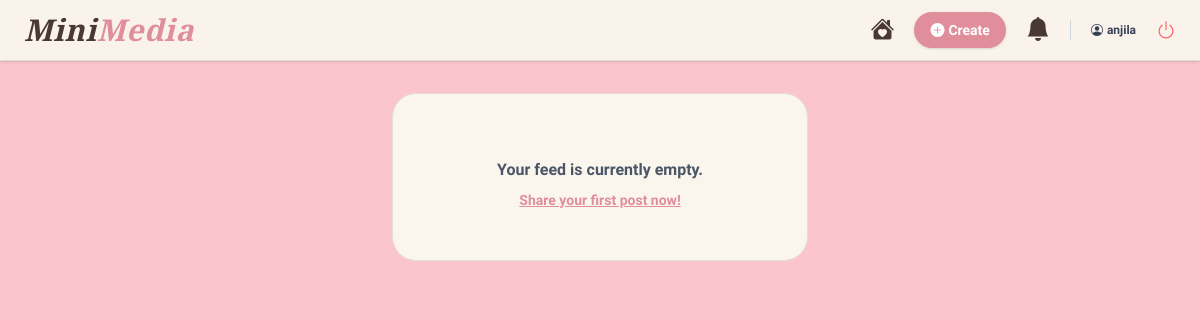
Page / (signed in) on the earlier database version.
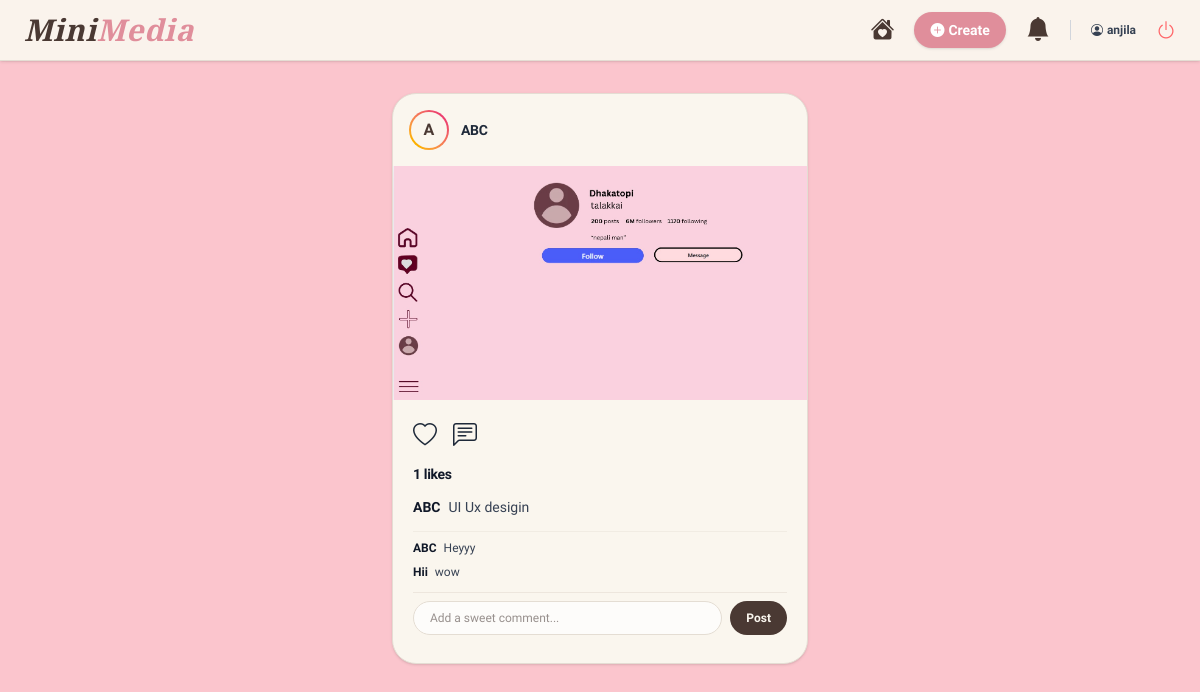
Same page on the later database version.
### social/models.py (models this page shows, shortened)
class Post(models.Model):
    user = models.ForeignKey(User, on_delete=models.CASCADE, related_name='posts')
    image = models.ImageField(upload_to='posts_images/')
    caption = models.TextField(max_length=500, blank=True)
    created_at = models.DateTimeField(auto_now_add=True)
    likes = models.ManyToManyField(User, related_name='liked_posts', blank=True)
    class Meta:
        ordering = ['-created_at']  # Naya post sadhai mathi dekhinchha

class Comment(models.Model):
    post = models.ForeignKey(Post, on_delete=models.CASCADE, related_name='comments')
    user = models.ForeignKey(User, on_delete=models.CASCADE)
    text = models.TextField(max_length=300)
    created_at = models.DateTimeField(auto_now_add=True)
    class Meta:
        ordering = ['created_at'] # पुराना कमेन्ट माथि, नयाँ तल आउँछन्
    from django.contrib.auth.models import User

### social/views.py (the view)
# urls.py: path('', views.home_view, name='home'),
@login_required(login_url='login')
def home_view(request):
    posts = Post.objects.all().order_by('-id')
    notifications = Notification.objects.filter(
        receiver=request.user
    ).order_by(
        '-created_at'
    )
    context = {
        'posts': posts,
        'notifications': notifications
    }
    return render(
        request,
        'home.html',
        context
    )

### social/templates/home.html (shortened to what this page needs)
<!DOCTYPE html>
<html lang="en">
<head>
    <script src="https://cdn.jsdelivr.net/npm/@tailwindcss/browser@4"></script>
    <link rel="stylesheet" href="https://cdn.jsdelivr.net/npm/bootstrap-icons@1.11.3/font/bootstrap-icons.min.css">
</head>
<body class="min-h-screen pb-12">
    <nav class="sticky top-0 z-50 bg-[#FAF6EE]/95 backdrop-blur-md border-b border-[#E4DDD3] px-6 py-3 shadow-sm flex items-center justify-between">
        <a href="{% url 'home' %}" class="brand-font text-3xl font-bold text-[#4A3933] tracking-wide italic">
            Mini<span class="text-[#E08E9B]">Media</span>
        </a>
        <div class="flex items-center gap-5">
            <a href="{% url 'home' %}" class="text-2xl text-[#4A3933] hover:text-[#E08E9B] transition" title="Home">
                <i class="bi bi-house-heart-fill"></i>
            </a>
            <a href="{% url 'create_post' %}" class="bg-[#E08E9B] text-white px-4 py-2 rounded-full font-bold text-sm hover:bg-[#c97b87] transition shadow-sm flex items-center gap-1">
                <i class="bi bi-plus-circle-fill"></i> Create
            </a>
            <a href="{% url 'notifications' %}"
   class="text-2xl text-[#4A3933] hover:text-red-500 transition relative"
   title="Notifications">
    <i class="bi bi-bell-fill"></i>
</a>
            <span class="text-xs font-semibold text-gray-700 hidden sm:inline"><i class="bi bi-person-circle mr-1"></i>{{ request.user.username }}</span>
            <a href="{% url 'logout' %}" class="text-xl text-red-400 hover:text-red-600 transition" title="Logout"><i class="bi bi-power"></i></a>
        </div>
    </nav>
    <div class="max-w-md mx-auto mt-8 px-4 space-y-8">
        {% if posts %}
            {% for post in posts %}
                <div id="post-{{ post.id }}" class="bg-card border border-[#E4DDD3] rounded-3xl shadow-sm overflow-hidden transition duration-300 hover:shadow-md">
                    <div class="p-4 flex items-center justify-between">
                        <div class="flex items-center gap-3">
                            <div class="w-10 h-10 rounded-full bg-gradient-to-tr from-yellow-400 to-pink-600 p-[2px]">
                                <div class="w-full h-full bg-[#FAF6EE] rounded-full flex items-center justify-center font-bold text-[#4A3933]">
                                    {{ post.user.username|slice:":1"|upper }}
                                </div>
                            </div>
                            <span class="font-bold text-sm text-gray-800 tracking-tight">{{ post.user.username }}</span>
                        </div>
                    </div>
                    {% if post.image %}
                        <div class="bg-black/5 flex items-center justify-center">
                            <img src="{{ post.image.url }}" class="w-full h-auto max-h-[450px] object-cover" alt="Post">
                        </div>
                    {% endif %}
                    <div class="p-5 space-y-3">
                        <div class="flex items-center gap-4 text-2xl">
                            <a href="{% url 'like_post' post.id %}" class="transform active:scale-125 transition duration-150">
                                {% if request.user in post.likes.all %}
                                    <i class="bi bi-heart-fill text-red-500 drop-shadow-sm"></i>
                                {% else %}
                                    <i class="bi bi-heart text-gray-800 hover:text-red-500"></i>
                                {% endif %}
                            </a>
                            <i class="bi bi-chat-left-text text-gray-800 hover:text-[#E08E9B] cursor-pointer"></i>
                        </div>
                        <p class="text-sm font-extrabold text-gray-900 tracking-tight">{{ post.likes.count }} likes</p>
                        <p class="text-sm text-gray-700 leading-relaxed"><span class="font-bold text-gray-900 mr-2">{{ post.user.username }}</span>{{ post.caption }}</p>
                        {% if post.comments.all %}
                        <div class="space-y-2 pt-2 border-t border-[#E4DDD3]/40 max-h-32 overflow-y-auto">
                            {% for comment in post.comments.all %}
                                <div class="flex items-center justify-between group">
                                    <p class="text-xs text-gray-700">
                                        <span class="font-bold text-gray-900 mr-1">{{ comment.user.username }}</span> {{ comment.text }}
                                    </p>
                                </div>
                            {% endfor %}
                        </div>
                        {% endif %}
                        <div class="border-t border-[#E4DDD3]/60 my-2 pt-2">
                            <form action="{% url 'comment_post' post.id %}" method="post" class="flex gap-2">
                                <input type="text" name="comment" placeholder="Add a sweet comment..." required
                                       class="flex-1 px-4 py-2 text-xs bg-white/70 border border-[#E4DDD3] rounded-full focus:outline-none focus:ring-2 focus:ring-[#E08E9B] focus:bg-white mb-0">
                                <button type="submit" class="bg-[#4A3933] text-[#FAF6EE] px-4 py-2 rounded-full text-xs font-bold hover:bg-black transition cursor-pointer">Post</button>
                            </form>
                        </div>
                    </div>
                </div>
            {% endfor %}
        {% else %}
            <div class="bg-card text-center p-12 rounded-3xl border border-[#E4DDD3]">
                <p class="mt-4 text-gray-600 font-semibold">Your feed is currently empty.</p>
                <a href="{% url 'create_post' %}" class="mt-2 inline-block text-sm font-bold text-[#E08E9B] underline">Share your first post now!</a>
            </div>
        {% endif %}
    </div>
</body>
</html>

### social/templates/home.html (style rules this page uses)
body { background-color: #FBC5CD; color: #332621; font-family: 'Plus Jakarta Sans', sans-serif; }
.brand-font { font-family: 'Playfair Display', serif; }
.bg-card { background-color: #FAF6EE; }

Differences in the rows shown:
added Post: user.username "A", user.username "ABC", image (picture), likes.count "1", caption "UI Ux desigin"
added Comment: user.username "ABC", text "Heyyy"
added Comment: user.username "Hii", text "wow"
Other differences:
text no longer shown: "Your feed is currently empty. Share your first post now!"
